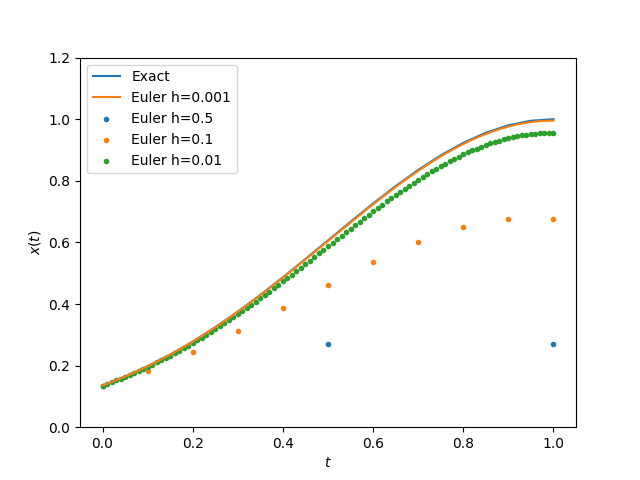

Source code (Julia):
using PyPlot: plt


# Plot Exact solution
t_plot = collect(0:0.05:1)
# x_plot = @. ℯ^(-2) * ℯ^(-2 * t_plot * (t_plot-2)) #マクロでもいける
x_plot = ℯ^(-2) .* ℯ.^(-2 * t_plot .* (t_plot .- 2)) 

plt.plot(t_plot, x_plot, label="Exact")

# approximation

function euler_method(x_init, tmin, tmax; h, line)
    Nmax = Int((tmax - tmin) / h)
    x = x_init
    t_plot = Float64[0.0]
    x_plot = Float64[x]

    for it = 1:Nmax
        t = tmin + it * h
        x = x - 4.0 * (t-1.0) * x * h
        append!(t_plot, t)
        append!(x_plot, x)
    end

    if line
        plt.plot(t_plot, x_plot, label="Euler h=$h")
    else
        plt.scatter(t_plot, x_plot, label="Euler h=$h", marker=".")
    end    
end

euler_method(ℯ^(-2), 0.0, 1.0, h=0.5, line=false)
euler_method(ℯ^(-2), 0.0, 1.0, h=0.1, line=false)
euler_method(ℯ^(-2), 0.0, 1.0, h=0.01, line=false)
euler_method(ℯ^(-2), 0.0, 1.0, h=0.001,line=true)


plt.ylabel(raw"$x(t)$")
plt.xlabel(raw"$t$")
plt.legend()
plt.ylim(0, 1.2)
plt.savefig("euler_method.png")
plt.show()


